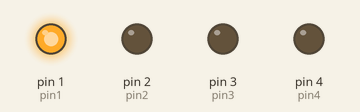
Simulated run of this sketch. Board: Arduino Uno, built with avr-gcc and run on an emulated ATmega328P. On the bench: output pins drawn as LEDs (lit = HIGH).

Above: at 0.2 s.
At 1.2 s:
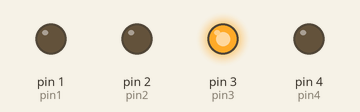
At 2.7 s:
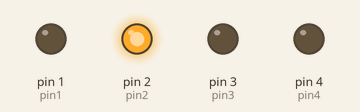
At 3.7 s:
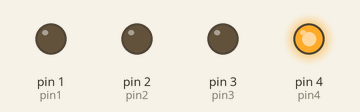
Timing chart, 0 to 4.6 s (numbered marks = the images above):
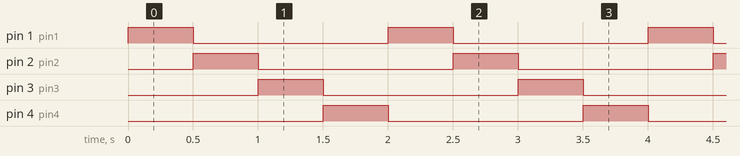

The sketch:

LED_Module_blinking.ino
```cpp
int pin1=1;
int pin2=2;
int pin3=3;
int pin4=4;

void setup() {
  pinMode(pin1, OUTPUT);
  pinMode(pin2, OUTPUT);
  pinMode(pin3, OUTPUT);
  pinMode(pin4, OUTPUT);

  // put your setup code here, to run once:

}

void loop() {
  digitalWrite(pin1, HIGH);
  delay(500);
  digitalWrite(pin1, LOW);
  digitalWrite(pin2, HIGH);
  delay(500);
  digitalWrite(pin2, LOW);
  digitalWrite(pin3, HIGH);
  delay(500);
  digitalWrite(pin3, LOW);
  digitalWrite(pin4, HIGH);
  delay(500);
  digitalWrite(pin4, LOW);

  // put your main code here, to run repeatedly:

}
```

Measured:
- by itself, pin 1 (pin1), pin 2 (pin2), pin 3 (pin3), pin 4 (pin4): alternates HIGH for 0.50 s and LOW for 1.5 s
- by itself, everything shown: repeats every 2.0 s, in 5 steps
